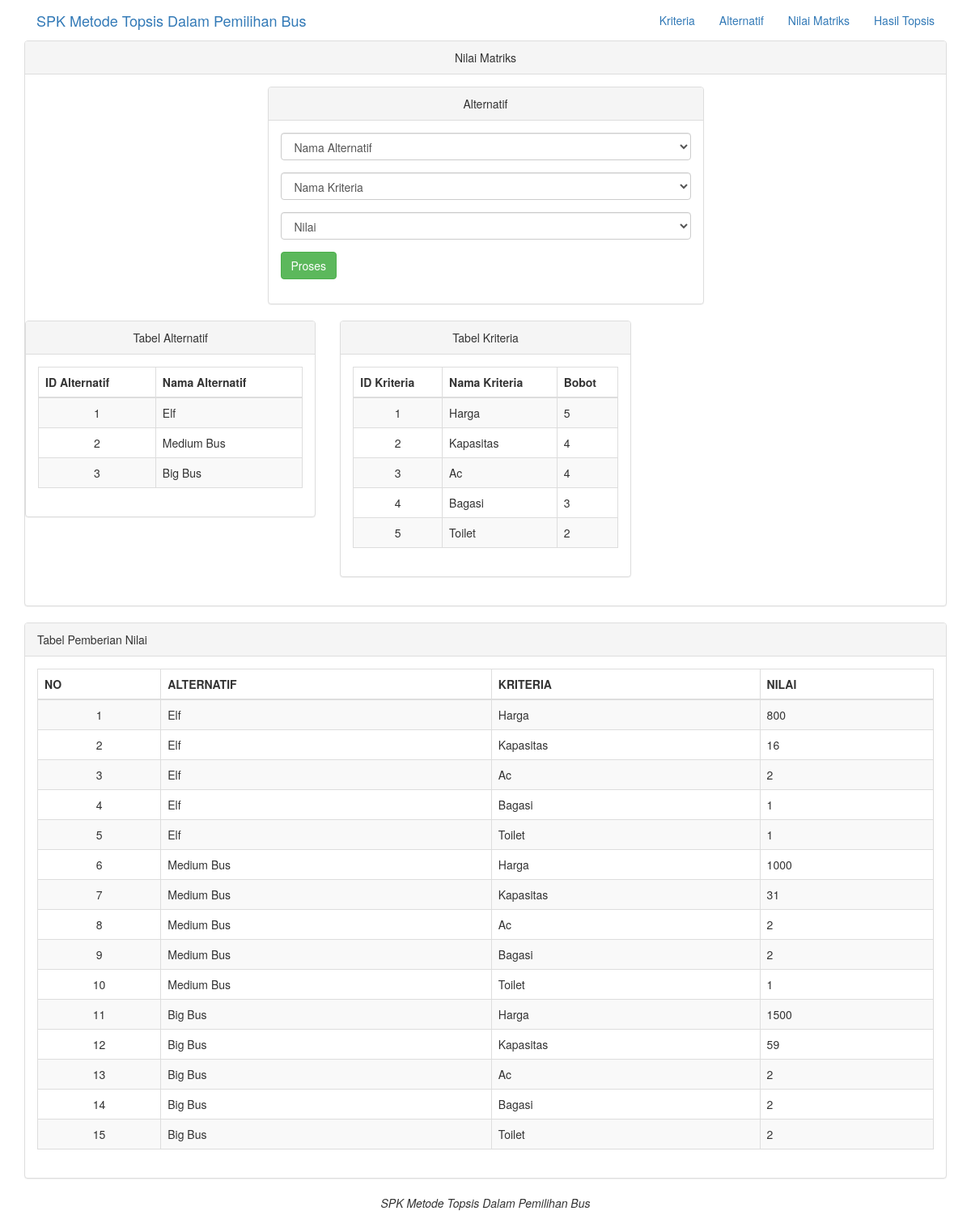
The page /nilmat.php on the database its author committed.
### tables this page shows
CREATE TABLE IF NOT EXISTS `tab_alternatif` (
  `id_alternatif` varchar(10) NOT NULL,
  `nama_alternatif` varchar(50) NOT NULL
);

CREATE TABLE IF NOT EXISTS `tab_kriteria` (
  `id_kriteria` varchar(10) NOT NULL,
  `nama_kriteria` varchar(50) NOT NULL,
  `bobot` float NOT NULL,
  `status` varchar(20) NOT NULL
);

CREATE TABLE IF NOT EXISTS `tab_topsis` (
  `id_alternatif` varchar(10) NOT NULL,
  `id_kriteria` varchar(10) NOT NULL,
  `nilai` float NOT NULL
);

### nilmat.php (the view, shortened to what this page needs)
<?php
include("koneksi.php");
 ?>
<!DOCTYPE html>
<html>
  <head>
    <link href="tampilan/css/bootstrap.min.css" rel="stylesheet">
  </head>
  <body>
    <nav class="">
      <div class="container">
        <div class="navbar-header">
          <a class="navbar-brand" href="index.php">SPK Metode Topsis Dalam Pemilihan Bus</a>
        </div>
        <div class="collapse navbar-collapse">
          <ul class="nav navbar-nav navbar-right">
            <li>
              <a href="kriteria.php">Kriteria</a>
            </li>
            <li>
              <a href="alternatif.php">Alternatif</a>
            </li>
            <li>
              <a href="nilmat.php">Nilai Matriks</a>
            </li>
            <li>
              <a href="hastop.php">Hasil Topsis</a>
            </li>
          </ul>
        </div>
      </div>
    </nav>
    <div class="container">
      <div class="row">
        <div class="col-lg-12">
          <div class="panel panel-default">
            <div class="panel-heading text-center">
              Nilai Matriks
            </div>
            <div class="panel-body">
              <div class="row">
                <div class="col-lg-6 col-lg-offset-3">
                  <div class="panel panel-default">
                    <div class="panel-heading text-center">
                      Alternatif
                    </div>
                    <div class="panel-body">
                      <div class="row">
                        <div class="col-lg-12">
                          <form class="form" action="tambahnilmat.php" method="post">
                            <div class="form-group">
                              <select class="form-control" name="alter">
                                <option>Nama Alternatif</option>
                              </select>
                            </div>
                            <div class="form-group">
                              <select class="form-control" name="krit">
                                <option>Nama Kriteria</option>
                              </select>
                            </div>
                            <div class="form-group">
                              <select class="form-control" name="nilai">
                                <option>Nilai</option>3
                              </select>
                            </div>
                            <div class="form-group">
                              <button type="submit" class="btn btn-success">Proses</button>
                            </div>
                          </form>
                        </div>
                      </div>
                    </div>
                  </div>
                </div>
              <div class="row">
                <div class="col-xs-6 col-md-4">
                  <div class="panel panel-default">
                    <div class="panel-heading text-center">
                      Tabel Alternatif
                    </div>
                    <div class="panel-body">
                      <div class="row">
                        <div class="col-lg-12">
                          <?php
                           $sql = $koneksi->query('SELECT * FROM tab_alternatif');
                           ?>
                          <table class="table table-striped table-bordered table-hover">
                            <thead>
                              <tr>
                                <th>ID Alternatif</th>
                                <th>Nama Alternatif</th>
                              </tr>
                            </thead>
                            <tbody>
                              <?php
                              while ($row = $sql->fetch_array()) {
                                echo ("<tr><td align=\"center\">".$row[0]."</td>");
                                echo ("<td align=\"left\">".$row[1]."</td>");
                                echo "</tr>";
                              }
                               ?>
                            </tbody>
                          </table>
                        </div>
                      </div>
                    </div>
                  </div>
                </div>
                <div class="col-xs-6 col-md-4">
                  <div class="panel panel-default">
                    <div class="panel-heading text-center">
                      Tabel Kriteria
                    </div>
                    <div class="panel-body">
                      <div class="row">
                        <div class="col-lg-12">
                          <?php
                          $sql = $koneksi->query('SELECT * FROM tab_kriteria');
                           ?>
                          <table class="table table-striped table-bordered table-hover">
                            <thead>
                              <tr>
                                <th>ID Kriteria</th>
                                <th>Nama Kriteria</th>
                                <th>Bobot</th>
                              </tr>
                            </thead>
                            <tbody>
                              <?php
                              while ($row = $sql->fetch_array()) {
                                echo ("<tr><td align=\"center\">".$row[0]."</td>");
                                echo ("<td align=\"left\">".$row[1]."</td>");
                                echo ("<td align=\"left\">".$row[2]."</td>");
                                echo "</tr>";
                              }
                               ?>
                            </tbody>
                          </table>
                        </div>
                      </div>
                    </div>
                  </div>
                </div>
              </div>
            </div>
          </div>
        </div>
        </div>
        </div>
        </div>
        <div class="container">
          <div class="row">
            <div class="col-lg-12">
              <div class="panel panel-default">
                <div class="panel-heading">
                  Tabel Pemberian Nilai
                </div>
                <div class="panel-body">
                  <?php
                  $sql = $koneksi->query("SELECT * FROM tab_topsis
                  JOIN tab_alternatif ON tab_topsis.id_alternatif=tab_alternatif.id_alternatif
                  JOIN tab_kriteria ON tab_topsis.id_kriteria=tab_kriteria.id_kriteria") or die (mysql_error());
                   ?>
                  <table class="table table-striped table-bordered table-hover">
                    <thead>
                      <tr>
                        <th>NO</th>
                        <th>ALTERNATIF</th>
                        <th>KRITERIA</th>
                        <th>NILAI</th>
                      </tr>
                    </thead>
                    <tbody>
                      <?php
                      $no=1;
                      while ($row = $sql->fetch_array())
                      {
                        $nmkriteria   =$row['nama_kriteria'];
                        echo ("<tr><td align=\"center\">".$no."</td>");
                        echo ("<td align=\"left\">".$row[4]."</td>");
                        echo ("<td align=\"left\">".$nmkriteria."</td>");
                        echo ("<td align=\"left\">".$row[2]."</td>");
                        echo "</tr>";
                        $no++;
                      }
                       ?>
                    </tbody>
                  </table>
                </div>
              </div>
            </div>
          </div>
        </div>
        <footer class="text-center">
          <div class="footer-below">
            <div class="container">
              <div class="row">
                <div class="col-lg-12">
              <em>SPK Metode Topsis Dalam Pemilihan Bus</em>
                </div>
              </div>
            </div>
          </div>
        </footer>
  </body>
</html>

### rows shown on the page
tab_alternatif: id_alternatif "1", nama_alternatif "Elf"
tab_alternatif: id_alternatif "2", nama_alternatif "Medium Bus"
tab_alternatif: id_alternatif "3", nama_alternatif "Big Bus"
tab_kriteria: id_kriteria "1", nama_kriteria "Harga", bobot "5"
tab_kriteria: id_kriteria "2", nama_kriteria "Kapasitas", bobot "4"
tab_kriteria: id_kriteria "3", nama_kriteria "Ac", bobot "4"
tab_kriteria: id_kriteria "4", nama_kriteria "Bagasi", bobot "3"
tab_kriteria: id_kriteria "5", nama_kriteria "Toilet", bobot "2"
tab_topsis: id_alternatif.nama_alternatif "Elf", id_kriteria.nama_kriteria "Harga", nilai "800"
tab_topsis: id_alternatif.nama_alternatif "Elf", id_kriteria.nama_kriteria "Kapasitas", nilai "16"
tab_topsis: id_alternatif.nama_alternatif "Elf", id_kriteria.nama_kriteria "Ac", nilai "2"
tab_topsis: id_alternatif.nama_alternatif "Elf", id_kriteria.nama_kriteria "Bagasi", nilai "1"
tab_topsis: id_alternatif.nama_alternatif "Elf", id_kriteria.nama_kriteria "Toilet", nilai "1"
tab_topsis: id_alternatif.nama_alternatif "Medium Bus", id_kriteria.nama_kriteria "Harga", nilai "1000"
tab_topsis: id_alternatif.nama_alternatif "Medium Bus", id_kriteria.nama_kriteria "Kapasitas", nilai "31"
tab_topsis: id_alternatif.nama_alternatif "Medium Bus", id_kriteria.nama_kriteria "Ac", nilai "2"
tab_topsis: id_alternatif.nama_alternatif "Medium Bus", id_kriteria.nama_kriteria "Bagasi", nilai "2"
tab_topsis: id_alternatif.nama_alternatif "Medium Bus", id_kriteria.nama_kriteria "Toilet", nilai "1"
tab_topsis: id_alternatif.nama_alternatif "Big Bus", id_kriteria.nama_kriteria "Harga", nilai "1500"
tab_topsis: id_alternatif.nama_alternatif "Big Bus", id_kriteria.nama_kriteria "Kapasitas", nilai "59"
tab_topsis: id_alternatif.nama_alternatif "Big Bus", id_kriteria.nama_kriteria "Ac", nilai "2"
tab_topsis: id_alternatif.nama_alternatif "Big Bus", id_kriteria.nama_kriteria "Bagasi", nilai "2"
tab_topsis: id_alternatif.nama_alternatif "Big Bus", id_kriteria.nama_kriteria "Toilet", nilai "2"
